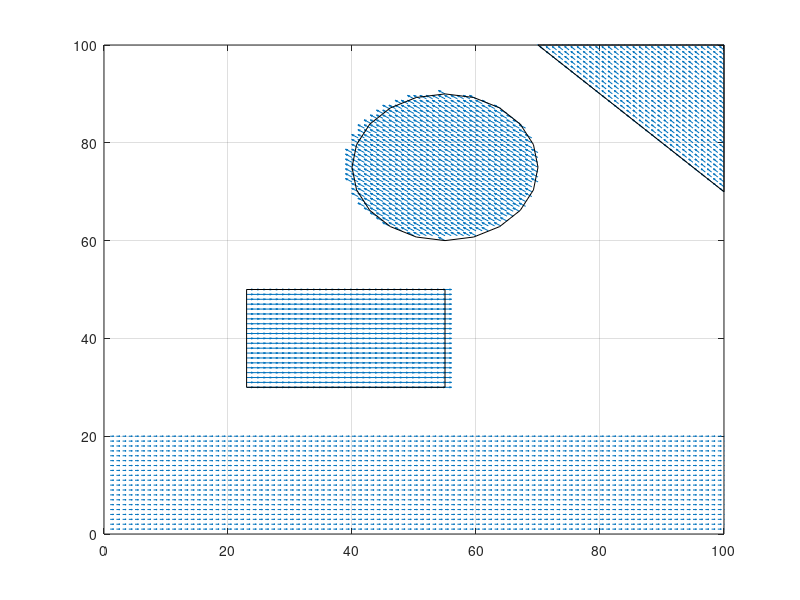
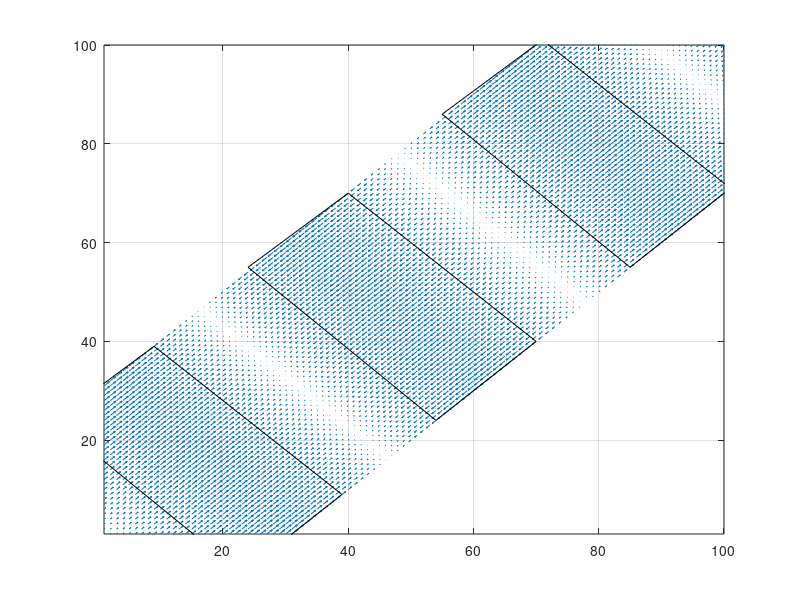

Source code (MATLAB) for these figures, in order:
clear all;
close all;
clc;

figure(1);

%% UAV speed
vg = 1;
%% grid
x = 1:100;
y = 1:100;

[xx,yy] = meshgrid(x,y);
vcx1 = zeros(100,100);
vcy1 = zeros(100,100);
%% flow 
for ii = 1:20
    for jj = 1:100
    vcx1(ii,jj) = 0.8;
    vcy1(ii,jj) = 0;
    end
end

for ii = 30:50
    for jj = 23:55
        vcx1(ii,jj) = 1.5;
        vcy1(ii,jj) = 0;
    end
end

for ii = 60:90
    for jj = round(55-sqrt(15^2-(ii-75)^2)):round(55+sqrt(15^2-(ii-75)^2))
        vcx1(ii,jj) = -1.5;
        vcy1(ii,jj) = 1;
    end
end

for ii = 70:100
    for jj = 70+(100-ii):100
        vcx1(ii,jj) = -1;
        vcy1(ii,jj) = 1;
    end
end

%% plot
quiver(xx,yy,vcx1,vcy1);hold on;
axis([0,100,0,100]);
grid on;

%% contour of the obstacles

% the circle:
% ctr = (55,75) r = 15
theta = -pi:0.1*pi:pi;
plot(15*cos(theta)+55,15*sin(theta)+75,'k-');hold on;

% the rectangular:
% ctr = (39,40) a = 32 b = 20
x_rec = [23, 55, 55, 23, 23];
y_rec = [30, 30, 50, 50, 30];
plot(x_rec, y_rec, '-k');hold on;
% the upper right corner triangle
% vertices = [70,100],[100,100],[100,70]
tri_x = [70, 100, 100, 70];
tri_y = [100, 100, 70, 100];
plot(tri_x, tri_y, '-k');hold on;
%% second figure
figure(2)
vcx2 = zeros(100,100);
vcy2 = zeros(100,100);

for ii = 1:100
    for jj = max(ii-30,1):min(ii+30,100)
        vcx2(ii,jj) = sin(1/20*(ii+jj));
        vcy2(ii,jj) = sin(1/20*(ii+jj));
    end
end

quiver(xx,yy,vcx2,vcy2);hold on;
grid on;
axis([1,100,1,100]);


%% contour

obs = zeros(100,100);
for ii = 1:100
    for jj = 1:100
        if (vcx2(ii,jj)^2+vcy2(ii,jj)^2>vg)
            obs(ii,jj)=1;
        end
    end
end
% [C,h] = contour(obs);

con1_x = [24, 40, 70, 54, 24];
con1_y = [55, 70, 40, 24, 55];

con2_x = con1_x - ones(1,5)*31;
con2_y = con1_y - ones(1,5)*31;

con3_x = con1_x + ones(1,5)*31;
con3_y = con1_y + ones(1,5)*31;

plot(con1_x,con1_y,'-k');
plot(con2_x,con2_y,'-k');
plot(con3_x,con3_y,'-k');